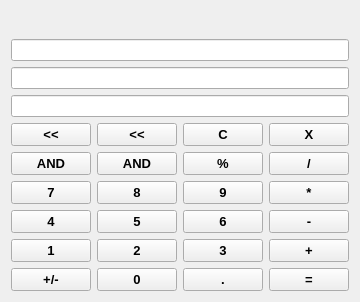
      <widget class="QWidget" name="Programmmer_page">
       <layout class="QVBoxLayout" name="verticalLayout_4">
        <item>
         <layout class="QVBoxLayout" name="verticalLayout_3" stretch="1,2">
          <item>
           <layout class="QVBoxLayout" name="verticalLayout_2" stretch="1,2,1,1">
            <item>
             <widget class="QLabel" name="title_3">
              <property name="font">
               <font>
                <family>Arial</family>
                <pointsize>14</pointsize>
                <weight>75</weight>
                <bold>true</bold>
               </font>
              </property>
              <property name="text">
               <string/>
              </property>
             </widget>
            </item>
            <item>
             <widget class="QLineEdit" name="lineEdit">
              <property name="sizePolicy">
               <sizepolicy hsizetype="Preferred" vsizetype="Preferred">
                <horstretch>0</horstretch>
                <verstretch>0</verstretch>
               </sizepolicy>
              </property>
             </widget>
            </item>
            <item>
             <widget class="QLineEdit" name="lineEdit_2">
              <property name="sizePolicy">
               <sizepolicy hsizetype="Preferred" vsizetype="Preferred">
                <horstretch>0</horstretch>
                <verstretch>0</verstretch>
               </sizepolicy>
              </property>
             </widget>
            </item>
            <item>
             <widget class="QLineEdit" name="lineEdit_5">
              <property name="sizePolicy">
               <sizepolicy hsizetype="Preferred" vsizetype="Preferred">
                <horstretch>0</horstretch>
                <verstretch>0</verstretch>
               </sizepolicy>
              </property>
             </widget>
            </item>
           </layout>
          </item>
          <item>
           <layout class="QGridLayout" name="gridLayout">
            <item row="0" column="0">
             <widget class="QPushButton" name="pushButton">
              <property name="sizePolicy">
               <sizepolicy hsizetype="Preferred" vsizetype="Preferred">
                <horstretch>0</horstretch>
                <verstretch>0</verstretch>
               </sizepolicy>
              </property>
              <property name="font">
               <font>
                <family>Arial</family>
                <pointsize>10</pointsize>
                <weight>75</weight>
                <bold>true</bold>
               </font>
              </property>
              <property name="text">
               <string>&lt;&lt;</string>
              </property>
             </widget>
            </item>
            <item row="0" column="1">
             <widget class="QPushButton" name="pushButton_2">
              <property name="sizePolicy">
               <sizepolicy hsizetype="Preferred" vsizetype="Preferred">
                <horstretch>0</horstretch>
                <verstretch>0</verstretch>
               </sizepolicy>
              </property>
              <property name="font">
               <font>
                <family>Arial</family>
                <pointsize>10</pointsize>
                <weight>75</weight>
                <bold>true</bold>
               </font>
              </property>
              <property name="text">
               <string>&lt;&lt;</string>
              </property>
             </widget>
            </item>
            <item row="0" column="2">
             <widget class="QPushButton" name="pushButton_3">
              <property name="sizePolicy">
               <sizepolicy hsizetype="Preferred" vsizetype="Preferred">
                <horstretch>0</horstretch>
                <verstretch>0</verstretch>
               </sizepolicy>
              </property>
              <property name="font">
               <font>
                <family>Arial</family>
                <pointsize>10</pointsize>
                <weight>75</weight>
                <bold>true</bold>
               </font>
              </property>
              <property name="text">
               <string>C</string>
              </property>
             </widget>
            </item>
            <item row="0" column="3">
             <widget class="QPushButton" name="pushButton_4">
              <property name="sizePolicy">
               <sizepolicy hsizetype="Preferred" vsizetype="Preferred">
                <horstretch>0</horstretch>
                <verstretch>0</verstretch>
               </sizepolicy>
              </property>
              <property name="font">
               <font>
                <family>Arial</family>
                <pointsize>10</pointsize>
                <weight>75</weight>
                <bold>true</bold>
               </font>
              </property>
              <property name="text">
               <string>X</string>
              </property>
             </widget>
            </item>
            <item row="1" column="0">
             <widget class="QPushButton" name="pushButton_8">
              <property name="sizePolicy">
               <sizepolicy hsizetype="Preferred" vsizetype="Preferred">
                <horstretch>0</horstretch>
                <verstretch>0</verstretch>
               </sizepolicy>
              </property>
              <property name="font">
               <font>
                <family>Arial</family>
                <pointsize>10</pointsize>
                <weight>75</weight>
                <bold>true</bold>
               </font>
              </property>
              <property name="text">
               <string>AND</string>
              </property>
             </widget>
            </item>
            <item row="1" column="1">
             <widget class="QPushButton" name="pushButton_6">
              <property name="sizePolicy">
               <sizepolicy hsizetype="Preferred" vsizetype="Preferred">
                <horstretch>0</horstretch>
                <verstretch>0</verstretch>
               </sizepolicy>
              </property>
              <property name="font">
               <font>
                <family>Arial</family>
                <pointsize>10</pointsize>
                <weight>75</weight>
                <bold>true</bold>
               </font>
              </property>
              <property name="text">
               <string>AND</string>
              </property>
             </widget>
            </item>
            <item row="1" column="2">
             <widget class="QPushButton" name="pushButton_7">
              <property name="sizePolicy">
               <sizepolicy hsizetype="Preferred" vsizetype="Preferred">
                <horstretch>0</horstretch>
                <verstretch>0</verstretch>
               </sizepolicy>
              </property>
              <property name="font">
               <font>
                <family>Arial</family>
                <pointsize>10</pointsize>
                <weight>75</weight>
                <bold>true</bold>
               </font>
              </property>
              <property name="text">
               <string>%</string>
              </property>
             </widget>
            </item>
            <item row="1" column="3">
             <widget class="QPushButton" name="pushButton_5">
              <property name="sizePolicy">
               <sizepolicy hsizetype="Preferred" vsizetype="Preferred">
                <horstretch>0</horstretch>
                <verstretch>0</verstretch>
               </sizepolicy>
              </property>
              <property name="font">
               <font>
                <family>Arial</family>
                <pointsize>10</pointsize>
                <weight>75</weight>
                <bold>true</bold>
               </font>
              </property>
              <property name="text">
               <string>/</string>
              </property>
             </widget>
            </item>
            <item row="2" column="0">
             <widget class="QPushButton" name="pushButton_12">
              <property name="sizePolicy">
               <sizepolicy hsizetype="Preferred" vsizetype="Preferred">
                <horstretch>0</horstretch>
                <verstretch>0</verstretch>
               </sizepolicy>
              </property>
              <property name="font">
               <font>
                <family>Arial</family>
                <pointsize>10</pointsize>
                <weight>75</weight>
                <bold>true</bold>
               </font>
              </property>
              <property name="text">
               <string>7</string>
              </property>
             </widget>
            </item>
            <item row="2" column="1">
             <widget class="QPushButton" name="pushButton_10">
              <property name="sizePolicy">
               <sizepolicy hsizetype="Preferred" vsizetype="Preferred">
                <horstretch>0</horstretch>
                <verstretch>0</verstretch>
               </sizepolicy>
              </property>
              <property name="font">
               <font>
                <family>Arial</family>
                <pointsize>10</pointsize>
                <weight>75</weight>
                <bold>true</bold>
               </font>
              </property>
              <property name="text">
               <string>8</string>
              </property>
             </widget>
            </item>
            <item row="2" column="2">
             <widget class="QPushButton" name="pushButton_11">
              <property name="sizePolicy">
               <sizepolicy hsizetype="Preferred" vsizetype="Preferred">
                <horstretch>0</horstretch>
                <verstretch>0</verstretch>
               </sizepolicy>
              </property>
              <property name="font">
               <font>
                <family>Arial</family>
                <pointsize>10</pointsize>
                <weight>75</weight>
                <bold>true</bold>
               </font>
              </property>
              <property name="text">
               <string>9</string>
              </property>
             </widget>
            </item>
            <item row="2" column="3">
             <widget class="QPushButton" name="pushButton_9">
              <property name="sizePolicy">
               <sizepolicy hsizetype="Preferred" vsizetype="Preferred">
                <horstretch>0</horstretch>
                <verstretch>0</verstretch>
               </sizepolicy>
              </property>
              <property name="font">
               <font>
                <family>Arial</family>
                <pointsize>10</pointsize>
                <weight>75</weight>
                <bold>true</bold>
               </font>
              </property>
              <property name="text">
               <string>*</string>
              </property>
             </widget>
            </item>
            <item row="3" column="0">
             <widget class="QPushButton" name="pushButton_16">
              <property name="sizePolicy">
               <sizepolicy hsizetype="Preferred" vsizetype="Preferred">
                <horstretch>0</horstretch>
                <verstretch>0</verstretch>
               </sizepolicy>
              </property>
              <property name="font">
               <font>
                <family>Arial</family>
                <pointsize>10</pointsize>
                <weight>75</weight>
                <bold>true</bold>
               </font>
              </property>
              <property name="text">
               <string>4</string>
              </property>
             </widget>
            </item>
            <item row="3" column="1">
             <widget class="QPushButton" name="pushButton_14">
              <property name="sizePolicy">
               <sizepolicy hsizetype="Preferred" vsizetype="Preferred">
                <horstretch>0</horstretch>
                <verstretch>0</verstretch>
               </sizepolicy>
              </property>
              <property name="font">
               <font>
                <family>Arial</family>
                <pointsize>10</pointsize>
                <weight>75</weight>
                <bold>true</bold>
               </font>
              </property>
              <property name="text">
               <string>5</string>
              </property>
             </widget>
            </item>
            <item row="3" column="2">
             <widget class="QPushButton" name="pushButton_15">
              <property name="sizePolicy">
               <sizepolicy hsizetype="Preferred" vsizetype="Preferred">
                <horstretch>0</horstretch>
                <verstretch>0</verstretch>
               </sizepolicy>
              </property>
              <property name="font">
               <font>
                <family>Arial</family>
                <pointsize>10</pointsize>
                <weight>75</weight>
                <bold>true</bold>
               </font>
              </property>
              <property name="text">
               <string>6</string>
              </property>
             </widget>
            </item>
            <item row="3" column="3">
             <widget class="QPushButton" name="pushButton_13">
              <property name="sizePolicy">
               <sizepolicy hsizetype="Preferred" vsizetype="Preferred">
                <horstretch>0</horstretch>
                <verstretch>0</verstretch>
               </sizepolicy>
              </property>
              <property name="font">
               <font>
                <family>Arial</family>
                <pointsize>10</pointsize>
                <weight>75</weight>
                <bold>true</bold>
               </font>
              </property>
              <property name="text">
               <string>-</string>
              </property>
             </widget>
            </item>
            <item row="4" column="0">
             <widget class="QPushButton" name="pushButton_20">
              <property name="sizePolicy">
               <sizepolicy hsizetype="Preferred" vsizetype="Preferred">
                <horstretch>0</horstretch>
                <verstretch>0</verstretch>
               </sizepolicy>
              </property>
              <property name="font">
               <font>
                <family>Arial</family>
                <pointsize>10</pointsize>
                <weight>75</weight>
                <bold>true</bold>
               </font>
              </property>
              <property name="text">
               <string>1</string>
              </property>
             </widget>
            </item>
            <item row="4" column="1">
             <widget class="QPushButton" name="pushButton_18">
              <property name="sizePolicy">
               <sizepolicy hsizetype="Preferred" vsizetype="Preferred">
                <horstretch>0</horstretch>
                <verstretch>0</verstretch>
               </sizepolicy>
              </property>
              <property name="font">
               <font>
                <family>Arial</family>
                <pointsize>10</pointsize>
                <weight>75</weight>
                <bold>true</bold>
               </font>
              </property>
              <property name="text">
               <string>2</string>
              </property>
             </widget>
            </item>
            <item row="4" column="2">
             <widget class="QPushButton" name="pushButton_19">
              <property name="sizePolicy">
               <sizepolicy hsizetype="Preferred" vsizetype="Preferred">
                <horstretch>0</horstretch>
                <verstretch>0</verstretch>
               </sizepolicy>
              </property>
              <property name="font">
               <font>
                <family>Arial</family>
                <pointsize>10</pointsize>
                <weight>75</weight>
                <bold>true</bold>
               </font>
              </property>
              <property name="text">
               <string>3</string>
              </property>
             </widget>
            </item>
            <item row="4" column="3">
             <widget class="QPushButton" name="pushButton_17">
              <property name="sizePolicy">
               <sizepolicy hsizetype="Preferred" vsizetype="Preferred">
                <horstretch>0</horstretch>
                <verstretch>0</verstretch>
               </sizepolicy>
              </property>
              <property name="font">
               <font>
                <family>Arial</family>
                <pointsize>10</pointsize>
                <weight>75</weight>
                <bold>true</bold>
               </font>
              </property>
              <property name="text">
               <string>+</string>
              </property>
             </widget>
            </item>
            <item row="5" column="0">
             <widget class="QPushButton" name="pushButton_24">
              <property name="sizePolicy">
               <sizepolicy hsizetype="Preferred" vsizetype="Preferred">
                <horstretch>0</horstretch>
                <verstretch>0</verstretch>
               </sizepolicy>
              </property>
              <property name="font">
               <font>
                <family>Arial</family>
                <pointsize>10</pointsize>
                <weight>75</weight>
                <bold>true</bold>
               </font>
              </property>
              <property name="text">
               <string>+/-</string>
              </property>
             </widget>
            </item>
            <item row="5" column="1">
             <widget class="QPushButton" name="pushButton_22">
              <property name="sizePolicy">
               <sizepolicy hsizetype="Preferred" vsizetype="Preferred">
                <horstretch>0</horstretch>
                <verstretch>0</verstretch>
               </sizepolicy>
              </property>
              <property name="font">
               <font>
                <family>Arial</family>
                <pointsize>10</pointsize>
                <weight>75</weight>
                <bold>true</bold>
               </font>
              </property>
              <property name="text">
               <string>0</string>
              </property>
             </widget>
            </item>
            <item row="5" column="2">
             <widget class="QPushButton" name="pushButton_23">
              <property name="sizePolicy">
               <sizepolicy hsizetype="Preferred" vsizetype="Preferred">
                <horstretch>0</horstretch>
                <verstretch>0</verstretch>
               </sizepolicy>
              </property>
              <property name="font">
               <font>
                <family>Arial</family>
                <pointsize>10</pointsize>
                <weight>75</weight>
                <bold>true</bold>
               </font>
              </property>
              <property name="text">
               <string>.</string>
              </property>
             </widget>
            </item>
            <item row="5" column="3">
             <widget class="QPushButton" name="pushButton_21">
              <property name="sizePolicy">
               <sizepolicy hsizetype="Preferred" vsizetype="Preferred">
                <horstretch>0</horstretch>
                <verstretch>0</verstretch>
               </sizepolicy>
              </property>
              <property name="font">
               <font>
                <family>Arial</family>
                <pointsize>10</pointsize>
                <weight>75</weight>
                <bold>true</bold>
               </font>
              </property>
              <property name="text">
               <string>=</string>
              </property>
             </widget>
            </item>
           </layout>
          </item>
         </layout>
        </item>
       </layout>
      </widget>
